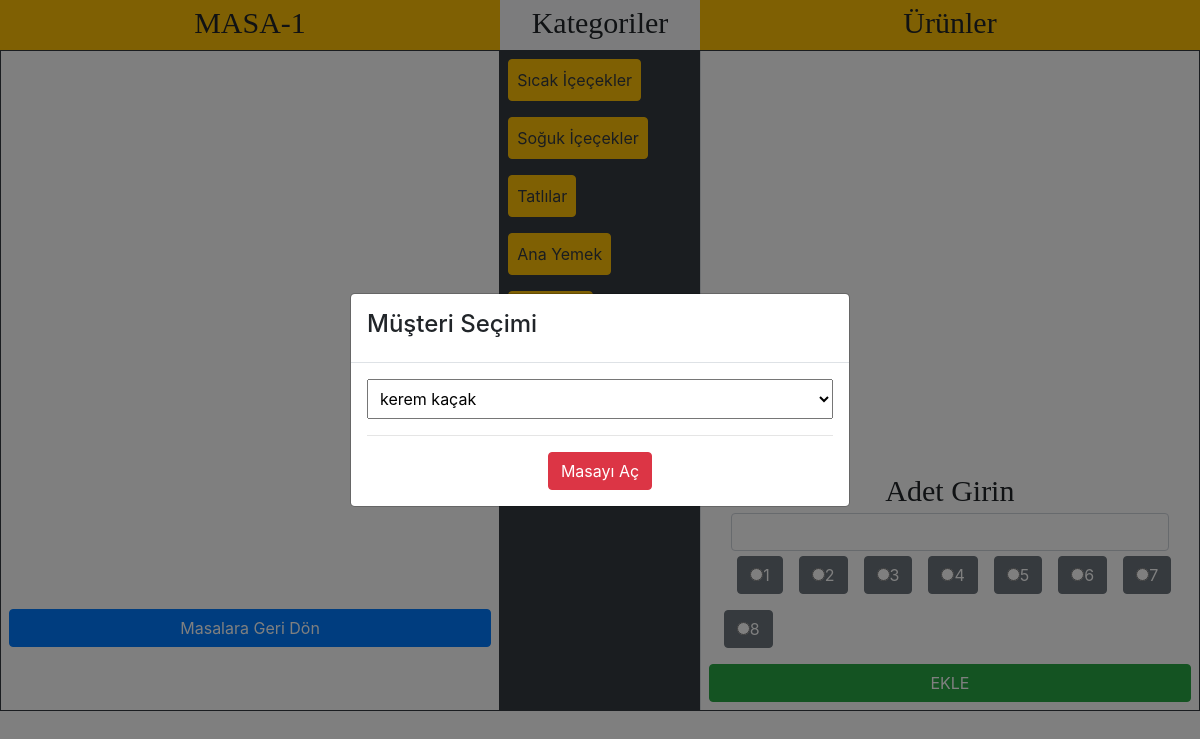
The app's page /masadetaylari.php?masaid=1 with its own data.
### tables this page shows
CREATE TABLE `masalar` (
  `id` int(11) NOT NULL,
  `ad` varchar(20) NOT NULL
);

CREATE TABLE `kategoriler` (
  `id` int(11) NOT NULL,
  `ad` varchar(20) NOT NULL,
  `mutfakdurum` int(11) NOT NULL DEFAULT 0
);

### masadetaylari.php (the view, shortened to what this page needs)
<?php
	include("fonksiyon/fonksiyon.php");
	$masadetay=new restoraniskelet;
	@$masaid=$_GET["masaid"];
?>
<!DOCTYPE html PUBLIC "-//W3C//DTD XHTML 1.0 Transitional//EN" "http://www.w3.org/TR/xhtml1/DTD/xhtml1-transitional.dtd">
<html xmlns="http://www.w3.org/1999/xhtml">
<head>
<link rel="stylesheet" href="dosyalar/bootstrap.css" >
<body>
<?php
	if($masaid!=""):
		$son=$masadetay->masalarigetir($db,$masaid);
		$dizi=$son->fetch_assoc();
?>
  <div class="container-fluid">
				<div class="row" id="rows">
							<div class="col-md-5	bg-warning  mx-auto text-center" id="rows"><?php echo $dizi["ad"];?></div>
							<div class="col-md-2	bg-light  mx-auto  text-center" id="rows">Kategoriler</div>
							<div class="col-md-5 	bg-warning  mx-auto  text-center" id="rows">Ürünler</div>
				</div>
					<div class="row border  border-dark" style="min-height:600px;">
						<div class="col-md-5 border-right border-dark">
							<div class="row">
									<div class="col-md-12" style="min-height:550px;">
									</div>
										<div class="col-md-12 p-2">
									<a href="index.php" class="btn btn-primary btn-block">Masalara Geri Dön</a>
										</div>
							</div>
						</div>
							<div class="col-md-2 border-right border-dark table-dark" id="urunler">
									<div class="row" id="kerem">
									<?php $masadetay->urunkategori($db);?>
									</div>
							</div>
									<div class="col-md-5 border-left">
										<div class="row">
											<form id="ilkform">
												<div class="col-md-12" id="sonuc" style="min-height:417px;">	</div>
											</div>
											<div class="row">
												<div class="col-md-12" style="min-height:80px;">
												<?php
													echo'<div class="col-md-12 mx-auto  text-center" id="rows">Adet Girin
													<div class="form-group">
													      <input type="number" class="form-control text-center" min="0" id="email" name="adet">
													    </div>
													</div>';
												?>
												</div>
													</div>
													<div class="row">
												<div class="col-md-12" style="min-height:50px;">
												<?php
												for($i=1; $i<=8; $i++) :
													echo'<label class="btn btn-secondary m-2"><input name="adet" type="radio" value="'.$i.'"/>'.$i.'</label>';
												endfor;
												?>
												</div>
												</div>
													<div class="row">
												<div class="col-md-12 p-2">
													<input type="button" id="btn" value="EKLE" class="btn btn-success btn-block">
													</div>
														</div>
										</div>
				</div>
		</div>
<?php
else:
	echo"hata var";
endif;
?>
</body>
</html>
<link rel="stylesheet" href="dosyalar/bootstrap.css">
  <div class="modal fade" id="myModal" role="dialog">
    <div class="modal-dialog modal-dialog-centered">
      <div class="modal-content">
        <div class="modal-header">
		<h4>Müşteri Seçimi</h4>
        </div>
        <div class="modal-body">
		<form id="ilkform2">
          <select name="musteri" id="musteri" class="mx-auto p-2" style="width: 100%;height: 40px;">
													<?php
														$baglanti=mysqli_connect("localhost","root","","restoran");
														$sql=mysqli_query($baglanti,"select*from musteri");
														while($row=mysqli_fetch_assoc($sql)) {
														  $ID=$row["ID"];
														  ?>
														  <?php
														  echo "
														  <option name=$musteri value=$ID>".$row["adsoyad"]."</option>";
														}
														?>
													</select>
        <div class="mt-3 mx-auto" style="text-align:center;">
			<hr />
			<button type="button" id="btn2" class="btn btn-danger mx-auto" data-dismiss="modal">Masayı Aç</button>
		</div>
</form>
        </div>
      </div>
    </div>
  </div>

### fonksiyon/fonksiyon.php (shortened to what this page needs)
<?php
class restoraniskelet{
    public function sorgum($vt,$sorgu,$tercih) {
      $a=$sorgu;
      $b=$vt->prepare($a);
      $b->execute();
      if($tercih==1):
      return	$c=$b->get_result();
      endif;
    }
  function masalarigetir($vt,$id){
    $get="select  *from masalar where id=$id";
    return $this->sorgum($vt,$get,1);
  }
  function urunkategori($db){
     $urunk="select * from kategoriler";
     $gelen=$this->sorgum($db,$urunk,1);
     while($son=$gelen->fetch_assoc()) :
       echo '<a class="btn btn-warning p-2 m-2 text-dark" sectionId="'.$son["id"].'">'.$son["ad"].'</a><br>';
     endwhile;
  }
 }
?>

### masadetaylari.php (style rules this page uses)
#rows { height:50px; font-size:30px; font-family:Comic Sans MS; }

### records on screen
masalar: ad "MASA-1"
kategoriler: ad "Sıcak İçeçekler"
kategoriler: ad "Soğuk İçeçekler"
kategoriler: ad "Tatlılar"
kategoriler: ad "Ana Yemek"

### other values on screen
form field musteri "kerem kaçak"
